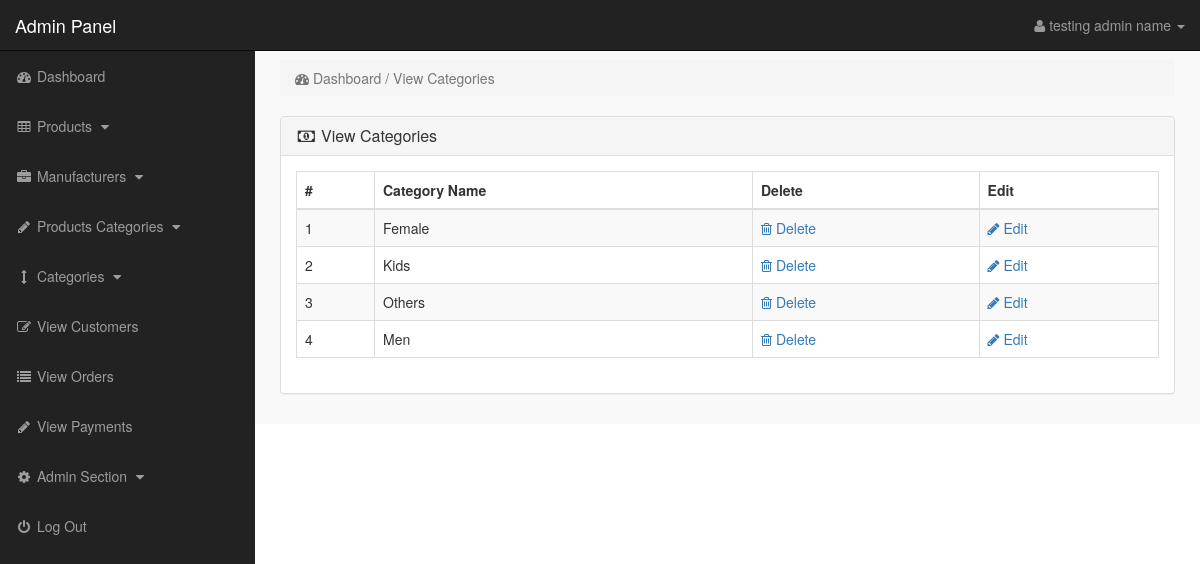
Screenshot of /admin_area/index.php?view_cats (signed in) with the database file from the repository.
### tables this page shows
CREATE TABLE `categories` (
  `cat_id` int(10) NOT NULL,
  `cat_title` text NOT NULL,
  `cat_image` text NOT NULL
);

### admin_area/view_cats.php (the view)
<?php
if(!isset($_SESSION['admin_email'])){
echo "<script>window.open('login.php','_self')</script>";
}
else {
?>
<div class="row" >
<div class="col-lg-12" >
<ol class="breadcrumb" >
<li class="active" >
<i class="fa fa-dashboard" ></i> Dashboard / View Categories
</li>
</ol>
</div>
</div>
<div class="row" >
<div class="col-lg-12" >
<div class="panel panel-default" >
<div class="panel-heading" >
<h3 class="panel-title" >
<i class="fa fa-money fa-fw"></i> View Categories
</h3>
</div>
<div class="panel-body" >
<div class="table-responsive" >
<table class="table table-bordered table-hover table-striped" >
<thead>
<tr>
<th>#</th>
<th>Category Name</th>
<th>Delete</th>
<th>Edit</th>
</tr>
</thead>
<tbody>
<?php
$i=0;
$get_cats = "select * from categories";
$run_cats = mysqli_query($con,$get_cats);
while($row_cats = mysqli_fetch_array($run_cats)){
$cat_id = $row_cats['cat_id'];
$cat_title = $row_cats['cat_title'];
$i++;
?>
<tr>
<td><?php echo $i; ?></td>
<td><?php echo $cat_title; ?></td>
<td>
<a href="index.php?delete_cat=<?php echo $cat_id; ?>" >
<i class="fa fa-trash-o" ></i> Delete
</a>
</td>
<td>
<a href="index.php?edit_cat=<?php echo $cat_id; ?>" >
<i class="fa fa-pencil" ></i> Edit
</a>
</td>
</tr>
<?php } ?>
</tbody>
</table>
</div>
</div>
</div>
</div>
</div>
<?php } ?>

### admin_area/includes/sidebar.php (shortened to what this page needs)
<?php
if(!isset($_SESSION['admin_email'])){
echo "<script>window.open('login.php','_self')</script>";
}
else {
?>
<nav class="navbar navbar-inverse navbar-fixed-top" >
<div class="navbar-header" >
<a class="navbar-brand" href="index.php?dashboard" >Admin Panel</a>
</div>
<ul class="nav navbar-right top-nav" >
<li class="dropdown" >
<a href="#" class="dropdown-toggle" data-toggle="dropdown" >
<i class="fa fa-user" ></i>
<?php echo $admin_name; ?> <b class="caret" ></b>
</a>
</li>
</ul>
<div class="collapse navbar-collapse navbar-ex1-collapse">
<ul class="nav navbar-nav side-nav">
<li>
<a href="index.php?dashboard">
<i class="fa fa-fw fa-dashboard"></i> Dashboard
</a>
</li>
<li>
<a href="#" data-toggle="collapse" data-target="#products">
<i class="fa fa-fw fa-table"></i> Products
<i class="fa fa-fw fa-caret-down"></i>
</a>
</li>
<li>
<a href="#" data-toggle="collapse" data-target="#manufacturers">
<i class="fa fa-fw fa-briefcase"></i> Manufacturers
<i class="fa fa-fw fa-caret-down"></i>
</a>
</li>
<li>
<a href="#" data-toggle="collapse" data-target="#p_cat">
<i class="fa fa-fw fa-pencil"></i> Products Categories
<i class="fa fa-fw fa-caret-down"></i>
</a>
</li>
<li>
<a href="#" data-toggle="collapse" data-target="#cat">
<i class="fa fa-fw fa-arrows-v"></i> Categories
<i class="fa fa-fw fa-caret-down"></i>
</a>
</li>
<li>
<a href="index.php?view_customers">
<i class="fa fa-fw fa-edit"></i> View Customers
</a>
</li>
<li>
<a href="index.php?view_orders">
<i class="fa fa-fw fa-list"></i> View Orders
</a>
</li>
<li>
<a href="index.php?view_payments">
<i class="fa fa-fw fa-pencil"></i> View Payments
</a>
</li>
<li>
<a href="#" data-toggle="collapse" data-target="#users">
<i class="fa fa-fw fa-gear"></i> Admin Section
<i class="fa fa-fw fa-caret-down"></i>
</a>
</li>
<li>
<a href="logout.php">
<i class="fa fa-fw fa-power-off"></i> Log Out
</a>
</li>
</ul>
</div>
</nav>
<?php } ?>

### admin_area/css/style.css (style rules this page uses)
body { margin-top:100px; }
@media (min-width: 768px) { body { margin-top:50px; } }
.top-nav { padding:0 15px; }
.top-nav>li { display:inline-block; float:left; }
.top-nav>li>a { padding-top:15px; padding-bottom:15px; line-height:20px; color:#999; }
@media (min-width: 768px) { .side-nav { position:fixed; top:51px; width:255px; border-radius:0; overflow-y:auto; background-color: #222; bottom:0; overflow-x:hidden; padding-bottom:40px; } }
@media (min-width: 768px) { .side-nav>li>a { width:255px; } }
.panel-body { border-radius:5px; }

### rows the page displays
categories: cat_title "Female"
categories: cat_title "Kids"
categories: cat_title "Others"
categories: cat_title "Men"

### other values shown
$admin_name "testing admin name"
